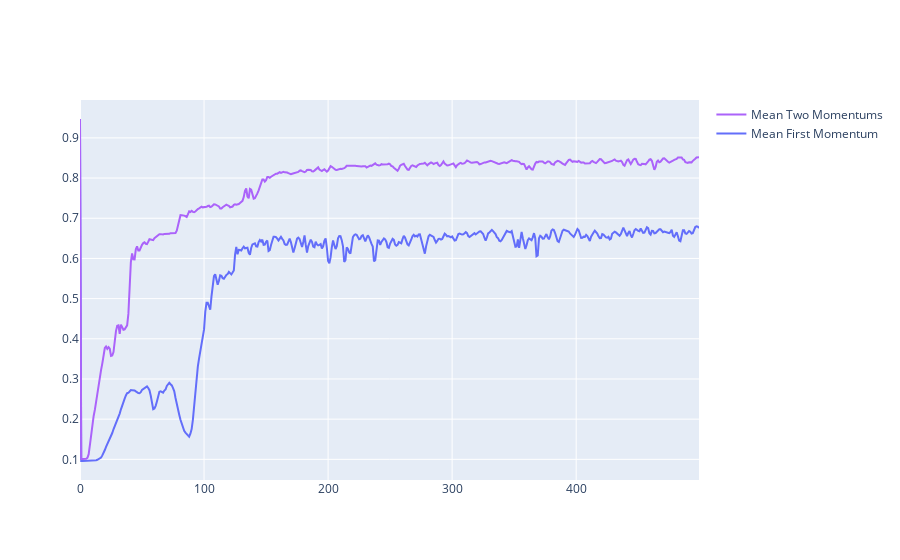

This figure's notebook cell:
### Code cell
fig = go.Figure([
    go.Scatter(
        name = "Mean First Momentum",
        x = x,
        y = mean_avg,
        mode = 'lines'
    ),
    go.Scatter(
        name = "Std lower",
        x = x, 
        y = mean_no_std_avg,
        mode = 'lines',
        marker = dict(color='#444'),
        showlegend=False,
        line=dict(width=0),
    ),
    go.Scatter(
        name = "Std upper",
        x = x, 
        y = mean_with_std_avg,
        mode = 'lines',
        marker = dict(color='#444'),
        fillcolor='rgba(68, 68, 68, 0.3)',
        fill='tonexty',
        showlegend=False,
        line=dict(width=0),
    ),
    go.Scatter(
        name = "Mean Two Momentums",
        x = x,
        y = mean_cwtm,
        mode = 'lines'
    ),
    go.Scatter(
        name = "Std lower",
        x = x, 
        y = mean_no_std_cwtm,
        mode = 'lines',
        marker = dict(color='#444'),
        showlegend=False,
        line=dict(width=0),
    ),
    go.Scatter(
        name = "Std upper",
        x = x, 
        y = mean_with_std_cwtm,
        mode = 'lines',
        marker = dict(color='#444'),
        fillcolor='rgba(68, 68, 68, 0.3)',
        fill='tonexty',
        showlegend=False,
        line=dict(width=0),
    ),
])
#fig.update_yaxes(rangemode='tozero')
fig.show()

### Figure 1 — Plotly figure (JSON) as saved in the notebook; plotly's stock layout.template omitted (floating-point values rounded to 4 significant figures; data arrays with more than 128 entries replaced by an {"elided": "..."} marker saying what was removed)
{"data": [{"mode": "lines", "name": "Mean First Momentum", "type": "scatter", "x": {"elided": "1000 int values"}, "y": {"elided": "500 float values"}}, {"line": {"width": 0}, "marker": {"color": "#444"}, "mode": "lines", "name": "Std lower", "showlegend": false, "type": "scatter", "x": {"elided": "1000 int values"}, "y": {"elided": "500 float values"}}, {"fill": "tonexty", "fillcolor": "rgba(68, 68, 68, 0.3)", "line": {"width": 0}, "marker": {"color": "#444"}, "mode": "lines", "name": "Std upper", "showlegend": false, "type": "scatter", "x": {"elided": "1000 int values"}, "y": {"elided": "500 float values"}}, {"mode": "lines", "name": "Mean Two Momentums", "type": "scatter", "x": {"elided": "1000 int values"}, "y": {"elided": "500 float values"}}, {"line": {"width": 0}, "marker": {"color": "#444"}, "mode": "lines", "name": "Std lower", "showlegend": false, "type": "scatter", "x": {"elided": "1000 int values"}, "y": {"elided": "500 float values"}}, {"fill": "tonexty", "fillcolor": "rgba(68, 68, 68, 0.3)", "line": {"width": 0}, "marker": {"color": "#444"}, "mode": "lines", "name": "Std upper", "showlegend": false, "type": "scatter", "x": {"elided": "1000 int values"}, "y": {"elided": "500 float values"}}], "layout": {"autosize": true, "xaxis": {"autorange": true, "range": [0, 499], "type": "linear"}, "yaxis": {"autorange": true, "range": [0.04862, 0.9943], "type": "linear"}}}
